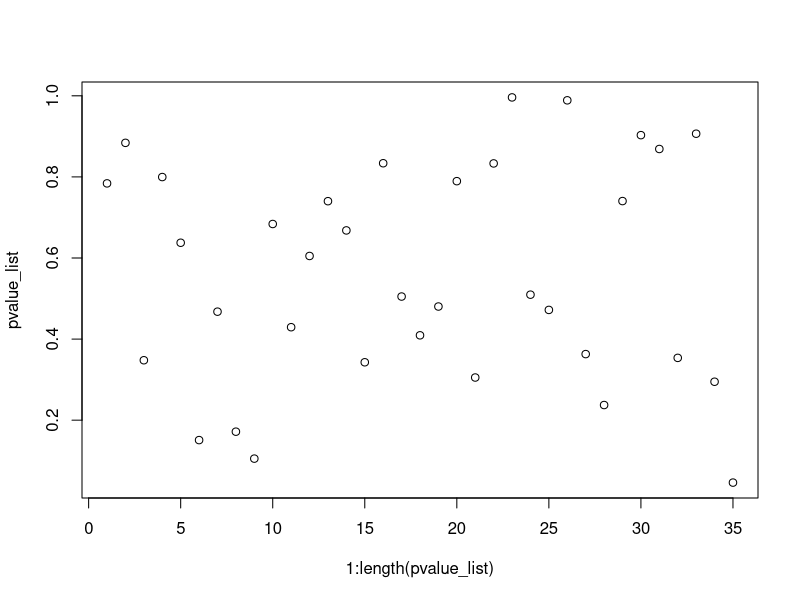

Generate this figure with R:
max_sample <- 10000
pvalue_list <- c()

set.seed(1)
for (i in 10:max_sample) {
  iq_nl <- rnorm(i, 101, 1)
  iq_fi <- rnorm(i, 101, 1)
  
  out <- t.test(iq_nl, iq_fi)
  pvalue_list <- append(pvalue_list, out$p.value)
  if (out$p.value < 0.05){
    break
  }
}

print(out)
print(pvalue_list)

plot(1:length(pvalue_list), pvalue_list)
